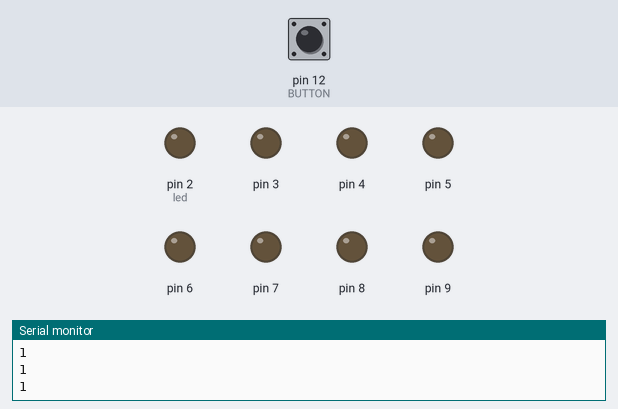
Simulated run of this sketch. Board: Arduino Uno, built with avr-gcc and run on an emulated ATmega328P. Shown: output pins drawn as LEDs (lit = HIGH), the last lines printed to the serial monitor. The test bench sets the inputs (shaded band); at power-on: pin 12 (BUTTON) HIGH.

Above: at 1.2 s.
1.3 s: pin 12 (BUTTON) pulled LOW for 1 s
At 1.61 s:
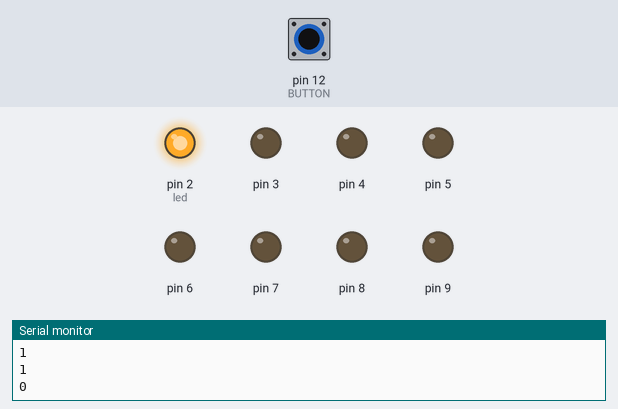
At 2.1 s:
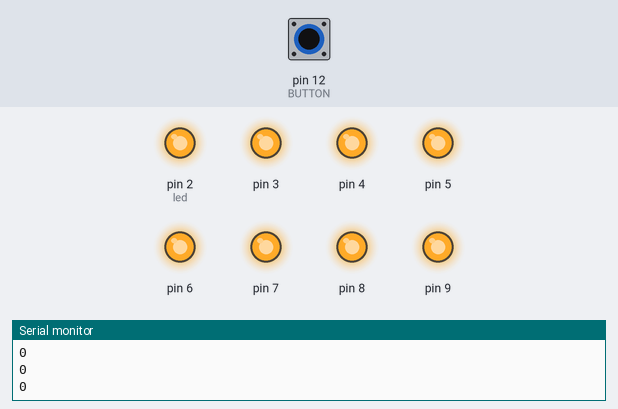
4.3 s: pin 12 (BUTTON) pulled LOW for 3.2 s
At 7.53 s:
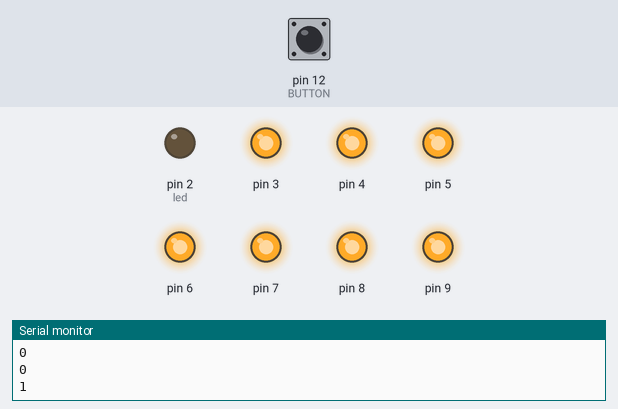
Timing chart, 0 to 9.4 s (numbered marks = the images above; inputs shaded):
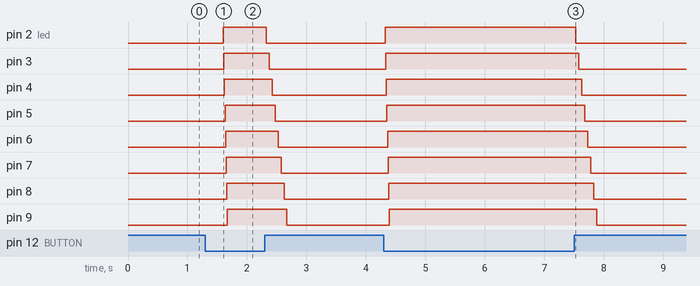

The sketch:

sketch_jun28d.ino
```cpp
const int BUTTON = 12;
const int led = 2;
int BUTTONstate = 0;
void setup() {
  pinMode(BUTTON, INPUT_PULLUP);
  pinMode(led, OUTPUT);
  pinMode(2, OUTPUT);
  pinMode(3, OUTPUT);
  pinMode(4, OUTPUT);
  pinMode(5, OUTPUT);
  pinMode(6, OUTPUT);
  pinMode(7, OUTPUT);
  pinMode(8, OUTPUT);
  pinMode(9, OUTPUT);
  Serial.begin(9600);
}

void loop() {
  BUTTONstate = digitalRead(BUTTON);
  Serial.println(digitalRead(BUTTON));
  if (BUTTONstate == LOW)
  {
    for (int i = 2; i < 10; i++) {
      digitalWrite(i, HIGH);
      delay(10);
    }
  }
  else {
    for (int i = 2 ; i < 10; i++ ) {
      digitalWrite(i, LOW);
      delay(50);
    }
  }
//  digitalWrite(3, HIGH);
//
//  digitalWrite(4, HIGH);
//
//  digitalWrite(5, HIGH);
//
//  digitalWrite(6, HIGH);
//
//  digitalWrite(7, HIGH);
//
//  digitalWrite(8, HIGH);
//
//  digitalWrite(9, HIGH);

}
```

Measured:
- after the input at 1.3 s, pin 2 (led): LOW → HIGH after 0.30 s, → LOW 0.72 s later; pin 3: LOW → HIGH after 0.31 s, → LOW 0.76 s later; pin 4: LOW → HIGH after 0.32 s, → LOW 0.80 s later; pin 5: LOW → HIGH after 0.33 s, → LOW 0.84 s later; pin 6: LOW → HIGH after 0.34 s, → LOW 0.88 s later
- after the input at 4.3 s, pin 2 (led), pin 3: LOW → HIGH at once, → LOW 3.2 s later; pin 4: LOW → HIGH at once, → LOW 3.3 s later; pin 5: LOW → HIGH after 0.05 s, → LOW 3.3 s later; pin 6: LOW → HIGH after 0.06 s, → LOW 3.4 s later; pin 7: LOW → HIGH after 0.07 s, → LOW 3.4 s later
